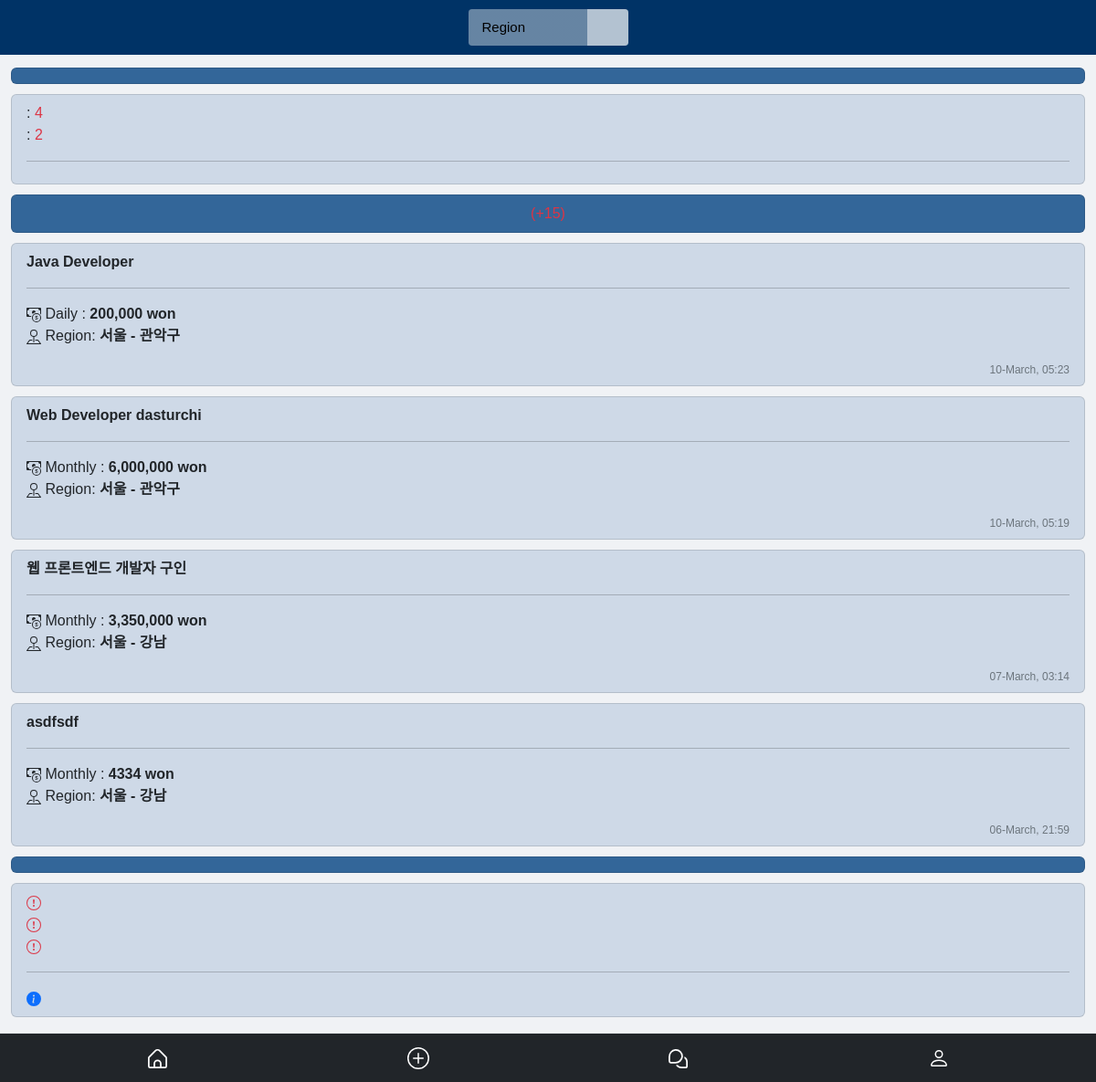
The page / on the database its author committed.
### job/models.py (models this page shows, shortened)
class Job(models.Model):
    name = models.CharField(max_length=90)
    description = models.CharField(max_length=5000)
    salary = models.CharField(max_length=15)
    salary_period = models.CharField(max_length=10,
                                     choices=[('hourly', 'Soatlik'), ('daily', 'Kunlik'), ('weekly', 'Haftalik'),
                                              ('monthly', 'Oylik')], blank=False, null=False)
    start_time = models.TimeField(default="08:00")
    end_time = models.TimeField(default="18:00")
    phone_number = models.CharField(max_length=20)
    date = models.DateTimeField(auto_now_add=True)
    author = models.ForeignKey(
        get_user_model(),
        on_delete=models.CASCADE,
    )
    address = models.CharField(max_length=200)
    region = models.ForeignKey(Region, on_delete=models.CASCADE)
    city = models.ForeignKey(City, on_delete=models.CASCADE)

class Region(models.Model):
    name = models.CharField(max_length=100)
    def __str__(self):
        return self.name

class City(models.Model):
    name = models.CharField(max_length=100)
    region = models.ForeignKey(Region, on_delete=models.CASCADE)
    def __str__(self):
        return self.name

### job/views.py (the view)
# urls.py: path('', HomeView.as_view(), name='home'),
class HomeView(LangView, TemplateView):
    template_name = 'home.html'
    def get_context_data(self, **kwargs):
        context = super().get_context_data(**kwargs)
        context['jobs'] = Job.objects.order_by('-id')[:15]
        datetime = date.today()
        job_count_today = Job.objects.filter(date__gte=datetime.today()).count()
        context['job_count_today'] = job_count_today
        job_count_all = Job.objects.filter().count()
        context['job_count_all'] = job_count_all
        return context

### job/context_processors.py (called while the page is built)
def regions(request):
    return {'regions': Region.objects.all()}

### job/views.py (called while the page is built)
    def get_context_data(self, **kwargs):
        context = super().get_context_data(**kwargs)
        context["lang"] = settings.GLOBAL_LANG  # `.lang` fayldan ma’lumot olish
        return context

### templates/home.html (shortened to what this page needs)
{% extends 'base.html' %}
{% block content %}
    <div class="list-group marginuz">
        <div class="list-group-item activeuz center">
        </div>
    </div>
    <div class="list-group marginuz">
        <div class="list-group-item bg-detail text-dark">
            <span class="fs-6">
                {{ lang.total_ads }}:  <span class="text-danger">{{ job_count_all }}</span> {{ lang.piece }}<br>
                {{ lang.today_ads }}: <span class="text-danger">{{ job_count_today }}</span> {{ lang.piece }}
            </span>
            <hr>
        </div>
    </div>
    <div class="list-group marginuz">
        <div class="list-group-item activeuz center">
            {{ lang.latest_ads }} <span class="text-danger">(+15)</span>
        </div>
    </div>
    {% for job in jobs %}
        <div class="list-group marginuz job-item">
            <a href="{% url 'job_detail' job.pk %}"
               class="list-group-item bg-detail text-dark my-link-hover2"><b>{{ job.name }}</b>
                <hr>
                <p class="fw-light">
                    {% if job.salary_period == 'monthly' %}
                        Monthly
                    {% elif job.salary_period == 'weekly' %}
                        Weekly
                    {% elif job.salary_period == 'daily' %}
                        Daily
                    {% elif job.salary_period == 'hourly' %}
                        Hourly
                    {% endif %}
                    : <strong><strong>{{ job.salary }} won</strong></strong><br>
                    Region: <strong><strong>{{ job.region }} - {{ job.city }}</strong></strong></p>
                <span class="small-right text-secondary fw-light">
            {{ job.date|date:"d-F, H:i" }}
            </span>
            </a>
        </div>
    {% endfor %}
    <div class="list-group marginuz">
        <div class="list-group-item activeuz center">
        </div>
    </div>
    <div class="list-group marginuz">
        <div class="list-group-item bg-detail text-dark">
            <span class="small text-secondary fw-light">
               <span class="text-danger"></span> {{ lang.select_region_notice }}<br>
               <span class="text-danger"></span> {{ lang.post_ad_notice }}<br>
<span class="text-danger"> {{ lang.employers_notice }}</span>
            </span>
            <hr>
            <a href="{% url 'support' %}"> {{ lang.support_center }}</a><br>
        </div>
    </div>
{% endblock content %}

### templates/base.html (shortened to what this page needs)
{% load static %}
<!DOCTYPE HTML>
<html>
<head>
    <html lang="uz">
    <link href="https://cdn.jsdelivr.net/npm/bootstrap@5.2.2/dist/css/bootstrap.min.css" rel="stylesheet"
>
    <link href="{% static 'css/style2.css' %}" rel="stylesheet">
</head>
<body>
<div class="container-fluid">
    <div class="row">
        <div class="col p-0 mb-1">
            <nav class="center navbaruz h4">
                {% if request.path == "/" or 'region/' in request.path and region.pk or 'job/' in request.path and job.pk %}
                    <select class="selectuz" style="width:175px; height:40px; color: #000000" id="regionSelect" class="form-select"
                            onchange="redirectToRegionDetail(this.value)">
                        {% if request.path == "/" %}
                            <option value="" disabled selected>Region</option>
                        {% else %}
                            {% if region.name %}
                                <option value="" disabled selected>{{ region.name }}</option>
                            {% else %}
                                <option value="" disabled selected>{{ job.region }}</option>
                            {% endif %}
                        {% endif %}
                    </select>
                {% else %}
                    {% block title %}{% endblock title %}
                {% endif %}
            </nav>
        </div>
    </div>
</div>
<div class="container-fluid">
    <div class="row">
        <div class="col-12 mainBaruz">
            {% block content %}
            {% endblock content %}
        </div>
    </div>
</div>
<div class="d-block" style="padding-top: 70px"></div>
<div class="bg-dark text-center border-top pt-2 pb-2 fixed-bottom">
    <div class="container">
        <div class="row">
            <div class="col-3">
                <div class="col">
                    <a class="nav-panel" href="/">
                    </a>
                </div>
            </div>
            <div class="col-3">
                <div class="col">
                    <a class="nav-panel" href="{% url 'job_new' %}">
                    </a>
                </div>
            </div>
            <div class="col-3">
                <div class="col">
                    <a class="nav-panel" href="{% url 'chat' %}">
                    </a>
                </div>
            </div>
            <div class="col-3">
                <div class="col">
                    {% if user.is_authenticated %}
                        <a class="nav-panel" href="{% url 'user_profile' user.pk %}">
                            <svg xmlns="http://www.w3.org/2000/svg" style="width: 24px; height: 24px;" width="24"
                                 height="24" fill="currentColor"
                                 class="bi bi-person-check icon" viewBox="0 0 16 16">
                                <path d="M12.5 16a3.5 3.5 0 1 0 0-7 3.5 3.5 0 0 0 0 7Zm1.679-4.493-1.335 2.226a.75.75 0 0 1-1.174.144l-.774-.773a.5.5 0 0 1 .708-.708l.547.548 1.17-1.951a.5.5 0 1 1 .858.514ZM11 5a3 3 0 1 1-6 0 3 3 0 0 1 6 0ZM8 7a2 2 0 1 0 0-4 2 2 0 0 0 0 4Z"/>
                                <path d="M8.256 14a4.474 4.474 0 0 1-.229-1.004H3c.001-.246.154-.986.832-1.664C4.484 10.68 5.711 10 8 10c.26 0 .507.009.74.025.226-.341.496-.65.804-.918C9.077 9.038 8.564 9 8 9c-5 0-6 3-6 4s1 1 1 1h5.256Z"/>
                            </svg>
                        </a>
                    {% else %}
                        <a class="nav-panel" href="{% url 'login' %}">
                        </a>
                    {% endif %}
                </div>
            </div>
        </div>
</body>
</html>

### static/css/style2.css (style rules this page uses)
:root { --blue: #206bc4; --indigo: #4263eb; --purple: #ae3ec9; --pink: #d6336c; --red: #d63939; --orange: #f76707; --yellow: #f59f00; --green: #2fb344; --teal: #0ca678; --cyan: #17a2b8; --black: #000000; --white: #ffffff; --gray: #49566c; --gray-dark: #212932; --gray-100: #f1f5f9; --gray-200: #e2e8f0; --gray-300: #c8d3e1; --gray-400: #9ba9be; --gray-500: #6c7a91; --gray-600: #49566c; --gray-700: #313c52; --gray-800: #212932; --gray-900: #0f172a; --primary: #206bc4; --secondary: #616876; --success: #2fb344; --info: #4299e1; --warning: #f76707; --danger: #d63939; --light: #f8fafc; --dark: #212932; --muted: #616876; --azure: #4299e1; --lime: #74b816; --facebook: #1877F2; --twitter: #1da1f2; --linkedin: #0a66c2; --google: #dc4e41; --youtube: #ff0000; --vimeo: #1ab7ea; --dribbble: #ea4c89; --github: #181717; --instagram: #e4405f; --pinterest: #bd081c; --vk: #6383a8; --rss: #ffa500; --flickr: #0063dc; --bitbucket: #0052cc; --tabler: #206bc4; --primary-rgb: 32, 107, 196; --secondary-rgb: 97, 104, 118; --success-rgb: 47, 179, 68; --info-rgb: 66, 153, 225; --warning-rgb: 247, 103, 7; --danger-rgb: 214, 57, 57; --light-rgb: 248, 250, 252; --dark-rgb: 29, 39, 59; --muted-rgb: 97, 104, 118; --blue-rgb: 32, 107, 196; --azure-rgb: 66, 153, 225; --indigo-rgb: 66, 99, 235; --purple-rgb: 174, 62, 201; --pink-rgb: 214, 51, 108; --red-rgb: 214, 57, 57; --orange-rgb: 247, 103, 7; --yellow-rgb: 245, 159, 0; --lime-rgb: 116, 184, 22; --green-rgb: 47, 179, 68; --teal-rgb: 12, 166, 120; --cyan-rgb: 23, 162, 184; --facebook-rgb: 24, 119, 242; --twitter-rgb: 29, 161, 242; --linkedin-rgb: 10, 102, 194; --google-rgb: 220, 78, 65; --youtube-rgb: 255, 0, 0; --vimeo-rgb: 26, 183, 234; --dribbble-rgb: 234, 76, 137; --github-rgb: 24, 23, 23; --instagram-rgb: 228, 64, 95; --pinterest-rgb: 189, 8, 28; --vk-rgb: 99, 131, 168; --rss-rgb: 255, 165, 0; --flickr-rgb: 0, 99, 220; --bitbucket-rgb: 0, 82, 204; --tabler-rgb: 32, 107, 196; --white-rgb: 255, 255, 255; --black-rgb: 0, 0, 0; --body-color-rgb: 29, 39, 59; --body-bg-rgb: 241, 245, 249; --font-sans-serif: Inter, -apple-system, BlinkMacSystemFont, San Francisco, Segoe UI, Roboto, Helvetica Neue, sans-serif; --font-monospace: Menlo, Monaco, Consolas, Liberation Mono, Courier New, monospace; --gradient: linear-gradient(180deg, rgba(255, 255, 255, 0.15), rgba(255, 255, 255, 0)); --body-font-family: var(--font-sans-serif); --body-font-size: 0.9375rem; --body-font-weight: 400; --body-line-height: 1.4285714286; --body-letter-spacing: normal; --body-color: #212932; --body-bg: #f1f5f9; --border-width: 1px; --border-style: solid; --border-color: #e6e7e9; --border-color-translucent: rgba(97, 104, 118, 0.16); --border-radius: 4px; --border-radius-sm: 2px; --border-radius-lg: 8px; --border-radius-2lg: 12px; --border-radius-xl: 1rem; --border-radius-2xl: 2rem; --border-radius-pill: 100rem; --link-color: var(--primary); --link-hover-color: var(--primary-darken); --code-color: var(--gray-600); --highlight-bg: #fdeccc; --breakpoint-xs: 0; --breakpoint-sm: 576px; --breakpoint-md: 768px; --breakpoint-lg: 992px; --breakpoint-xl: 1200px; --breakpoint-xxl: 1400px; }
.h4 { margin: 0 !important; }
body { font-family: 'Noto Sans KR', sans-serif; background-color: #F0F2F5; color: white; font-size: 100%; overflow-wrap: break-word; }
a { text-decoration-line: none; }
.navbaruz { background-color: #003366; padding: 10px; }
.activeuz { background: #336699; color: white; }
.marginuz { padding-top: 10px; padding-bottom: 1px; }
.bg-detail { background: #CED9E7 ; }
.small-right { float: right; font-size: 75%; }
.center { text-align: center; }
.selectuz { -webkit-appearance: none; -moz-appearance: none; appearance: none; border: 0; outline: 0; font: inherit; width: 14em; height: 2em; padding: 0 4em 0 1em; background: url(https://icons.getbootstrap.com/assets/icons/geo-alt-fill.svg) no-repeat right 0.8em center/1.4em, linear-gradient(to left, rgba(255, 255, 255, 0.7) 3em, rgba(255, 255, 255, 0.4) 3em); font-size: 15px; border-radius: 0.25em; cursor: pointer; }
.d-block { display: block !important; }
.text-center { text-align: center !important; }
.fixed-bottom { position: fixed; right: 0; bottom: 0; left: 0; z-index: 1030; }
a.nav-panel { display: block; text-decoration: none; text-align: center; color: var(--body-color); fill: var(--body-color); padding: 6px 14px; }
a.nav-panel svg { width: 16px; height: 16px; }

### rows shown on the page
Job: name "Java Developer", salary_period "Daily", salary "200,000", region "서울", city "관악구", date "10-March, 05:23"
Job: name "Web Developer dasturchi", salary_period "Monthly", salary "6,000,000", region "서울", city "관악구", date "10-March, 05:19"
Job: name "웹 프론트엔드 개발자 구인", salary_period "Monthly", salary "3,350,000", region "서울", city "강남", date "07-March, 03:14"
Job: name "asdfsdf", salary_period "Monthly", salary "4334", region "서울", city "강남", date "06-March, 21:59"

### other values the page prints
{{ job_count_all }} "4"
{{ job_count_today }} "2"
